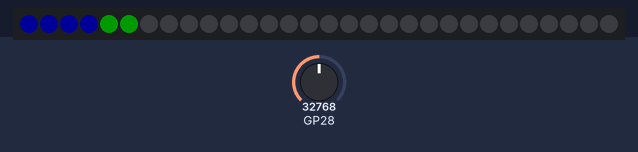
Simulated run of this program. Board: Raspberry Pi Pico running MicroPython. Shown: 30 RGB LEDs in strip order, left to right. The test bench sets the inputs (shaded band); at power-on: GP28 = 32768 (analog values on the 0–65535 scale). Dim RGB values are drawn brighter than linear.

Above: at 1.2 s.
1.3 s: GP28 set to 45874
2.9 s: GP28 set to 19660
4.5 s: GP28 set to 0
At 5.8 s:
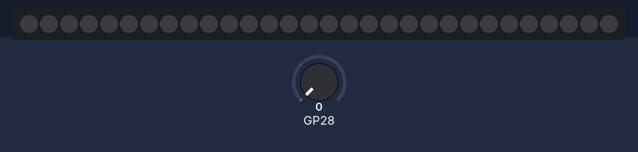
6.1 s: GP28 set to 32767
At 6.6 s:
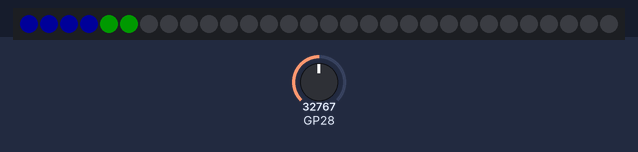
Timing chart, 0 to 8.7 s (numbered marks = the images above; inputs shaded):
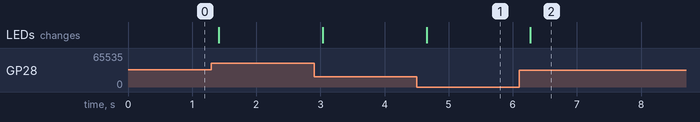

The program:

03-photoresistor-bar.py
```python
# Extras Lab 03: Photoresistor Bar
# Filename: 03-photoresistor-bar.py
# Version: 1.0.0
#
# Show the light level as a bar of colored pixels: the brighter the room,
# the longer the bar. Needs a photoresistor (an extra part) and the extras
# config.py.
# Not yet tested on hardware: adapt for your setup.

from machine import Pin, ADC
from neopixel import NeoPixel
from utime import sleep
import config

# hardware settings from config.py
NEOPIXEL_PIN = config.NEOPIXEL_PIN
NUMBER_PIXELS = config.NUMBER_PIXELS
PHOTORESISTOR_PIN = config.PHOTORESISTOR_PIN

strip = NeoPixel(Pin(NEOPIXEL_PIN), NUMBER_PIXELS)
photo = ADC(PHOTORESISTOR_PIN)

DARK_VALUE = 2000      # change to the number you wrote down for a dark room
BRIGHT_VALUE = 55000   # change to the number you wrote down for a bright room
BAR_PIXELS = 12        # the bar can be up to 12 pixels long

while True:
    light_value = photo.read_u16()

    # turn the light level into a bar length from 0 to BAR_PIXELS
    if light_value <= DARK_VALUE:
        lit = 0
    elif light_value >= BRIGHT_VALUE:
        lit = BAR_PIXELS
    else:
        lit = int((light_value - DARK_VALUE) / (BRIGHT_VALUE - DARK_VALUE) * BAR_PIXELS)

    for i in range(NUMBER_PIXELS):
        if i >= lit:
            strip[i] = (0, 0, 0)       # off
        elif i < 4:
            strip[i] = (0, 0, 25)      # low light: blue
        elif i < 8:
            strip[i] = (0, 25, 0)      # medium light: green
        else:
            strip[i] = (25, 0, 0)      # high light: red
    strip.write()
    sleep(0.2)
```

config.py
```python
# Moving Rainbow Extras Configuration file
# Filename: config.py
# Version: 1.0.0
#
# This file contains the hardware configuration for the base kit PLUS the
# extra sensor parts. It has every setting from the base kit's config.py,
# so save this file on your Pico in place of the base kit's config.py.
NEOPIXEL_PIN = 0
NUMBER_PIXELS = 30
BUTTON_PIN_1 = 15
BUTTON_PIN_2 = 14

# extra parts that are not in the base kit
POT_PIN = 26             # potentiometer middle leg (GP26, an ADC pin)
PHOTORESISTOR_PIN = 28   # photoresistor voltage divider (GP28, an ADC pin)
```

Measured:
- after the input at 4.5 s, the LEDs: change after 0.15 s (image 1)
- after the input at 6.1 s, the LEDs: change after 0.17 s (image 2)
